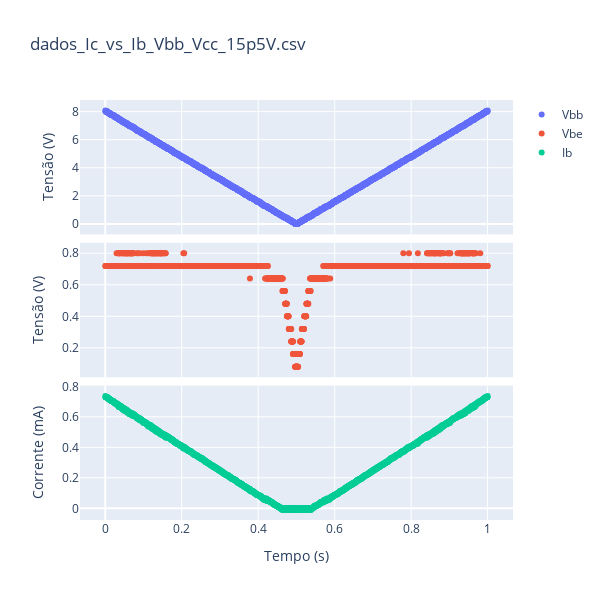

Write notebook code for a chart like this one.
### Code cell
traces = []
#----
x0 = df['tempo(s)']
y0 = df['Vbb(V)']
traces.append(go.Scatter(x=x0, y=y0,mode='markers',name='Vbb'))

x0 = df['tempo(s)']
y0 = df['Vbe(V)']
traces.append(go.Scatter(x=x0, y=y0,mode='markers',name='Vbe'))

x0 = df['tempo(s)']
y0 = df['Ib(mA)']
traces.append(go.Scatter(x=x0, y=y0,mode='markers',name='Ib'))
#adicionando traços
fig = make_subplots(rows=3, cols=1,shared_xaxes=True,vertical_spacing=0.02)
fig = fig.add_trace(traces[0], row=1, col=1)
fig = fig.add_trace(traces[1], row=2, col=1)
fig = fig.add_trace(traces[2], row=3, col=1)
#ajustando layout
layout_dict = {'title': file,
              'height' : 600,
              'width' : 600}
fig.update_layout(layout_dict)
fig.update_yaxes(title_text='Tensão (V)', row=1, col=1)
fig.update_yaxes(title_text='Tensão (V)', row=2, col=1)
fig.update_yaxes(title_text='Corrente (mA)', row=3, col=1)
fig.update_xaxes(title_text='Tempo (s)', row=3, col=1)

### Figure 1 — Plotly figure (JSON) as saved in the notebook; plotly's stock layout.template omitted (floating-point values rounded to 4 significant figures; data arrays with more than 128 entries replaced by an {"elided": "..."} marker saying what was removed)
{"data": [{"mode": "markers", "name": "Vbb", "type": "scatter", "x": {"elided": "2500 float values"}, "xaxis": "x", "y": {"elided": "2500 float values"}, "yaxis": "y"}, {"mode": "markers", "name": "Vbe", "type": "scatter", "x": {"elided": "2500 float values"}, "xaxis": "x2", "y": {"elided": "2500 float values"}, "yaxis": "y2"}, {"mode": "markers", "name": "Ib", "type": "scatter", "x": {"elided": "2500 float values"}, "xaxis": "x3", "y": {"elided": "2500 float values"}, "yaxis": "y3"}], "layout": {"height": 600, "title": {"text": "dados_Ic_vs_Ib_Vbb_Vcc_15p5V.csv"}, "width": 600, "xaxis": {"anchor": "y", "domain": [0, 1], "matches": "x3", "showticklabels": false}, "xaxis2": {"anchor": "y2", "domain": [0, 1], "matches": "x3", "showticklabels": false}, "xaxis3": {"anchor": "y3", "domain": [0, 1], "title": {"text": "Tempo (s)"}}, "yaxis": {"anchor": "x", "domain": [0.68, 1], "title": {"text": "Tensão (V)"}}, "yaxis2": {"anchor": "x2", "domain": [0.34, 0.66], "title": {"text": "Tensão (V)"}}, "yaxis3": {"anchor": "x3", "domain": [0, 0.32], "title": {"text": "Corrente (mA)"}}}}
